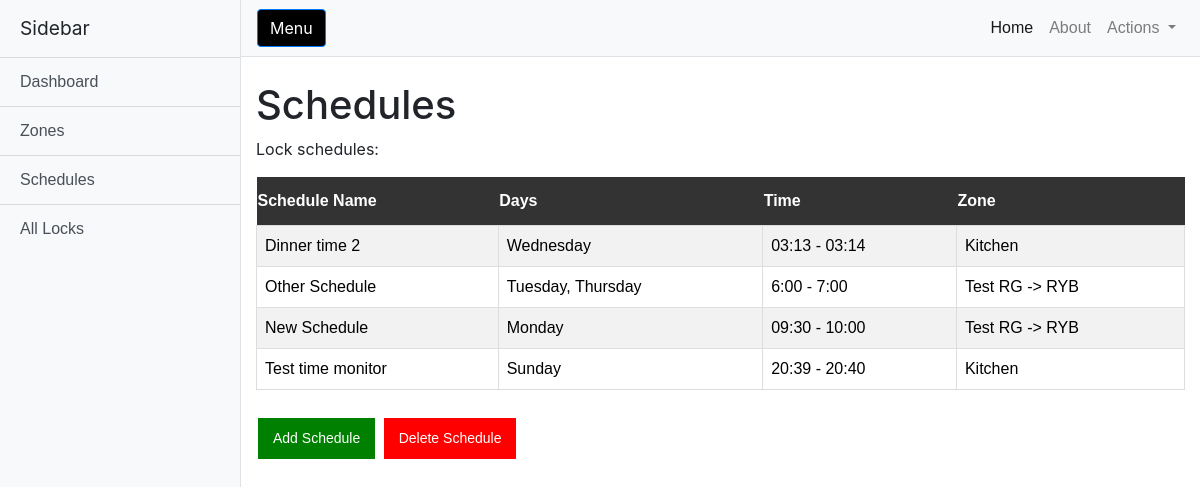
Page /schedules on the committed database.
### dbschema.py (models this page shows)
class Schedule(db.Model):
    id = db.Column(db.Integer, primary_key=True)
    schedule_name = db.Column(db.String(20))
    date = db.Column(db.String(20))
    time = db.Column(db.String(20))
    zone_id= db.Column(db.Integer, db.ForeignKey('zone.id'))

class Zone(db.Model):
    id = db.Column(db.Integer, primary_key=True)
    zone_name=db.Column(db.String(20))
    locks = db.relationship('Lock', backref='in_zone')
    schedule = db.relationship('Schedule', backref='zone',uselist=False)

### webapp/webapprun.py (the view)
@app.route('/schedules')
def schedules():
	schedules = Schedule.query.all()
	zones = Zone.query.all()
	zone_name = []
	for i in zones:
		zone_name.append(i.zone_name)
	return render_template("schedules.html", title = 'All Schedules', schedules = schedules, zones = zone_name)

### webapp/templates/schedules.html (shortened to what this page needs)
<!DOCTYPE html>
<html lang="en">
<head>
  <link href="../static/vendor/bootstrap/css/bootstrap.min.css" rel="stylesheet">
  <link href="../static/css/simple-sidebar.css" rel="stylesheet">
</head>
<body>
  <div class="d-flex" id="wrapper">
    <div class="bg-light border-right" id="sidebar-wrapper">
      <div class="sidebar-heading">Sidebar </div>
      <div class="list-group list-group-flush">
        <a href="/" class="list-group-item list-group-item-action bg-light">Dashboard</a>
        <a href="zones" class="list-group-item list-group-item-action bg-light">Zones</a>
        <a href="schedules" class="list-group-item list-group-item-action bg-light">Schedules</a>
        <a href="all_locks" class="list-group-item list-group-item-action bg-light">All Locks</a>
      </div>
    </div>
    <div id="page-content-wrapper">
      <nav class="navbar navbar-expand-lg navbar-light bg-light border-bottom">
        <button class="btn btn-primary" id="menu-toggle" style= "background-color:black">Menu</button>
        <div class="collapse navbar-collapse" id="navbarSupportedContent">
          <ul class="navbar-nav ml-auto mt-2 mt-lg-0">
            <li class="nav-item active">
              <a class="nav-link" href="#">Home <span class="sr-only">(current)</span></a>
            </li>
            <li class="nav-item">
              <a class="nav-link" href="#">About</a>
            </li>
            <li class="nav-item dropdown">
              <a class="nav-link dropdown-toggle" href="#" id="navbarDropdown" role="button" data-toggle="dropdown" aria-haspopup="true" aria-expanded="false">
                Actions
              </a>
            </li>
          </ul>
        </div>
      </nav>
      <div class="container-fluid">
        <h1 class="mt-4">Schedules</h1>
        <p>Lock schedules:</p>
        <table>
        <th>Schedule Name</th>
        <th>Days</th>
        <th>Time</th>
        <th>Zone</th>
          {% for schedule in schedules%}
          <tr>
            <td><a href = "{{url_for('Edit_schedule', e_schedule = schedule.schedule_name)}}"> {{schedule.schedule_name}}</a></td>
            <td><a href = "schedule" class= "button">{{schedule.date}}</a></td>
            <td><a href = "schedule" class= "button">{{schedule.time}}</a></td>
            <td><a href = "schedule" class = "button">{{zones[schedule.zone_id-1]}}</a></td>
          </tr>
          {% endfor %}
        </table>
        <br>
          <a href="/Add_schedule" class = "button2" style="background-color: green"> Add Schedule </a> <a href="/Delete_schedule" class = "button2" style="background-color: red"> Delete Schedule </a>
      </div>
    </div>
  </div>
</body>
</html>

### webapp/static/css/simple-sidebar.css (style rules this page uses)
body { overflow-x: hidden; }
#sidebar-wrapper { min-height: 100vh; margin-left: -15rem; -webkit-transition: margin .25s ease-out; -moz-transition: margin .25s ease-out; -o-transition: margin .25s ease-out; transition: margin .25s ease-out; }
#sidebar-wrapper .sidebar-heading { padding: 0.875rem 1.25rem; font-size: 1.2rem; }
#sidebar-wrapper .list-group { width: 15rem; }
#page-content-wrapper { min-width: 100vw; }
@media (min-width: 768px) { #sidebar-wrapper { margin-left: 0; } }
@media (min-width: 768px) { #page-content-wrapper { min-width: 0; width: 100%; } }

### webapp/templates/schedules.html (style rules this page uses)
table { font-family: "Trebuchet MS", Arial, Helvetica, sans-serif; border-collapse: collapse; width: 100%; }
th { padding-top: 12px; padding-bottom: 12px; text-align:left; background-color:#333333; color:white; }
tr:nth-child(even) { background-color: #f2f2f2; }
td { border: 1px solid #ddd; padding: 8px; }
a { font-family: "Trebuchet MS", Arial, helvetica, sans-serif; color:black; }
.button2 { display: inline-block; background-color: #333333; color:white; padding: 10px 15px; text-align: center; text-decoration: none !important; display: inline-block; font-size: 14px; margin: 4px 2px; cursor: pointer; outline: none; }

### rows in the picture
Schedule: schedule_name "Dinner time 2", date "Wednesday", time "03:13 - 03:14"
Zone: zone_name "Kitchen"
Schedule: schedule_name "Other Schedule", date "Tuesday, Thursday", time "6:00 - 7:00"
Zone: zone_name "Test RG -> RYB"
Schedule: schedule_name "New Schedule", date "Monday", time "09:30 - 10:00"
Schedule: schedule_name "Test time monitor", date "Sunday", time "20:39 - 20:40"
